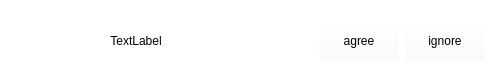
<?xml version="1.0" encoding="UTF-8"?>
<ui version="4.0">
 <class>FriendNoticeItem</class>
 <widget class="QWidget" name="FriendNoticeItem">
  <property name="geometry">
   <rect>
    <x>0</x>
    <y>0</y>
    <width>496</width>
    <height>80</height>
   </rect>
  </property>
  <property name="maximumSize">
   <size>
    <width>16777215</width>
    <height>80</height>
   </size>
  </property>
  <property name="windowTitle">
   <string>Form</string>
  </property>
  <property name="styleSheet">
   <string notr="true">background-color: rgba(255, 255, 255,0);</string>
  </property>
  <layout class="QVBoxLayout" name="verticalLayout">
   <item>
    <widget class="QWidget" name="widget" native="true">
     <layout class="QHBoxLayout" name="horizontalLayout_2" stretch="1,1,1,1">
      <property name="leftMargin">
       <number>0</number>
      </property>
      <property name="topMargin">
       <number>0</number>
      </property>
      <property name="rightMargin">
       <number>0</number>
      </property>
      <property name="bottomMargin">
       <number>0</number>
      </property>
      <item>
       <widget class="QtMaterialAvatar" name="avatarWidget" native="true">
        <property name="minimumSize">
         <size>
          <width>60</width>
          <height>60</height>
         </size>
        </property>
        <property name="maximumSize">
         <size>
          <width>60</width>
          <height>60</height>
         </size>
        </property>
       </widget>
      </item>
      <item>
       <widget class="QLabel" name="nameLabel">
        <property name="text">
         <string>&lt;html&gt;&lt;head/&gt;&lt;body&gt;&lt;p align=&quot;center&quot;&gt;TextLabel&lt;/p&gt;&lt;/body&gt;&lt;/html&gt;</string>
        </property>
       </widget>
      </item>
      <item>
       <spacer name="horizontalSpacer">
        <property name="orientation">
         <enum>Qt::Horizontal</enum>
        </property>
        <property name="sizeHint" stdset="0">
         <size>
          <width>40</width>
          <height>20</height>
         </size>
        </property>
       </spacer>
      </item>
      <item>
       <layout class="QHBoxLayout" name="horizontalLayout">
        <property name="leftMargin">
         <number>0</number>
        </property>
        <property name="topMargin">
         <number>0</number>
        </property>
        <item>
         <widget class="QtMaterialFlatButton" name="agreePushButton">
          <property name="sizePolicy">
           <sizepolicy hsizetype="Minimum" vsizetype="Preferred">
            <horstretch>0</horstretch>
            <verstretch>0</verstretch>
           </sizepolicy>
          </property>
          <property name="maximumSize">
           <size>
            <width>16777215</width>
            <height>40</height>
           </size>
          </property>
          <property name="text">
           <string>agree</string>
          </property>
         </widget>
        </item>
        <item>
         <widget class="QtMaterialFlatButton" name="refusePushButton">
          <property name="sizePolicy">
           <sizepolicy hsizetype="Minimum" vsizetype="Preferred">
            <horstretch>0</horstretch>
            <verstretch>0</verstretch>
           </sizepolicy>
          </property>
          <property name="maximumSize">
           <size>
            <width>16777215</width>
            <height>40</height>
           </size>
          </property>
          <property name="text">
           <string>ignore</string>
          </property>
         </widget>
        </item>
       </layout>
      </item>
     </layout>
    </widget>
   </item>
  </layout>
 </widget>
 <customwidgets>
  <customwidget>
   <class>QtMaterialFlatButton</class>
   <extends>QPushButton</extends>
   <header location="global">qtmaterialflatbutton.h</header>
  </customwidget>
  <customwidget>
   <class>QtMaterialAvatar</class>
   <extends>QWidget</extends>
   <header location="global">qtmaterialavatar.h</header>
   <container>1</container>
  </customwidget>
 </customwidgets>
 <resources/>
 <connections/>
</ui>
